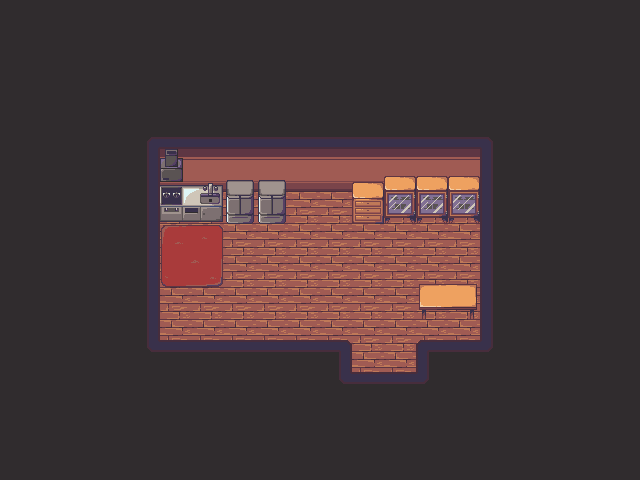

This is a level from a 2D game, rendered from its Tiled map with the project's own tilesets. A one-line summary and the complete map file follow:
An orthogonal 20x15 tile map with 32x32 px tiles, 3 tile layers (base, underActor, overActor) and 8 objects.

<map version="1.2" tiledversion="1.3.3" orientation="orthogonal" renderorder="right-down" width="20" height="15" tilewidth="32" tileheight="32" infinite="0" nextlayerid="5" nextobjectid="15">
 <tileset firstgid="1" source="maptiles.tsx" />
 <layer id="1" name="base" width="20" height="15">
  <data encoding="csv">
1,1,1,1,1,1,1,1,1,1,1,1,1,1,1,1,1,1,1,1,
1,1,1,1,1,1,1,1,1,1,1,1,1,1,1,1,1,1,1,1,
1,1,1,1,1,1,1,1,1,1,1,1,1,1,1,1,1,1,1,1,
1,1,1,1,1,1,1,1,1,1,1,1,1,1,1,1,1,1,1,1,
1,1,1,1,21,24,24,24,24,24,24,24,24,24,24,22,1,1,1,1,
1,1,1,1,15,34,34,34,34,34,34,34,34,34,34,13,1,1,1,1,
1,1,1,1,15,2,2,2,2,2,2,2,2,2,2,13,1,1,1,1,
1,1,1,1,15,2,2,2,2,2,2,2,2,2,2,13,1,1,1,1,
1,1,1,1,15,2,2,2,2,2,2,2,2,2,2,13,1,1,1,1,
1,1,1,1,15,2,2,2,2,2,2,2,2,2,2,13,1,1,1,1,
1,1,1,1,31,2,2,2,2,2,2,2,2,2,2,32,1,1,1,1,
1,1,1,1,1,1,1,1,1,1,31,2,2,32,1,1,1,1,1,1,
1,1,1,1,1,1,1,1,1,1,1,1,1,1,1,1,1,1,1,1,
1,1,1,1,1,1,1,1,1,1,1,1,1,1,1,1,1,1,1,1,
1,1,1,1,1,1,1,1,1,1,1,1,1,1,1,1,1,1,1,1
</data>
 </layer>
 <layer id="2" name="underActor" width="20" height="15">
  <data encoding="csv">
0,0,0,0,0,0,0,0,0,0,0,0,0,0,0,0,0,0,0,0,
0,0,0,0,0,0,0,0,0,0,0,0,0,0,0,0,0,0,0,0,
0,0,0,0,0,0,0,0,0,0,0,0,0,0,0,0,0,0,0,0,
0,0,0,0,0,0,0,0,0,0,0,0,0,0,0,0,0,0,0,0,
0,0,0,0,0,49,0,0,0,0,0,0,0,0,0,0,0,0,0,0,
0,0,0,0,0,59,60,83,83,0,0,41,58,58,58,0,0,0,0,0,
0,0,0,0,0,69,70,93,93,0,0,51,68,68,68,0,0,0,0,0,
0,0,0,0,0,64,65,0,0,0,0,0,0,0,0,0,0,0,0,0,
0,0,0,0,0,74,75,0,0,0,0,0,0,0,0,0,0,0,0,0,
0,0,0,0,0,0,0,0,0,0,0,0,0,52,53,0,0,0,0,0,
0,0,0,0,0,0,0,0,0,0,0,0,0,0,0,0,0,0,0,0,
0,0,0,0,0,0,0,0,0,0,0,0,0,0,0,0,0,0,0,0,
0,0,0,0,0,0,0,0,0,0,0,0,0,0,0,0,0,0,0,0,
0,0,0,0,0,0,0,0,0,0,0,0,0,0,0,0,0,0,0,0,
0,0,0,0,0,0,0,0,0,0,0,0,0,0,0,0,0,0,0,0
</data>
 </layer>
 <layer id="3" name="overActor" width="20" height="15">
  <data encoding="csv">
0,0,0,0,0,0,0,0,0,0,0,0,0,0,0,0,0,0,0,0,
0,0,0,0,0,0,0,0,0,0,0,0,0,0,0,0,0,0,0,0,
0,0,0,0,0,0,0,0,0,0,0,0,0,0,0,0,0,0,0,0,
0,0,0,0,0,0,0,0,0,0,0,0,0,0,0,0,0,0,0,0,
0,0,0,0,0,0,0,0,0,0,0,0,0,0,0,0,0,0,0,0,
0,0,0,0,0,0,0,0,0,0,0,0,0,0,0,0,0,0,0,0,
0,0,0,0,0,0,0,0,0,0,0,0,0,0,0,0,0,0,0,0,
0,0,0,0,0,0,0,0,0,0,0,0,0,0,0,0,0,0,0,0,
0,0,0,0,0,0,0,0,0,0,0,0,0,42,43,0,0,0,0,0,
0,0,0,0,0,0,0,0,0,0,0,0,0,0,0,0,0,0,0,0,
0,0,0,0,0,4,4,4,4,4,5,0,0,3,4,0,0,0,0,0,
0,0,0,0,0,0,0,0,0,0,0,4,4,0,0,0,0,0,0,0,
0,0,0,0,0,0,0,0,0,0,0,0,0,0,0,0,0,0,0,0,
0,0,0,0,0,0,0,0,0,0,0,0,0,0,0,0,0,0,0,0,
0,0,0,0,0,0,0,0,0,0,0,0,0,0,0,0,0,0,0,0
</data>
 </layer>
 <objectgroup id="4" name="actorPositions">
  <object id="7" x="352" y="376" width="64" height="8">
   <properties>
    <property name="actorId" type="int" value="7" />
    <property name="describe" value="" />
    <property name="name" value="transferHallway2FA" />
   </properties>
  </object>
  <object id="8" x="268" y="216" width="8" height="8">
   <properties>
    <property name="actorId" type="int" value="2" />
    <property name="describe" value="" />
    <property name="name" value="fridgeR" />
   </properties>
  </object>
  <object id="9" x="236" y="216" width="8" height="8">
   <properties>
    <property name="actorId" type="int" value="1" />
    <property name="describe" value="" />
    <property name="name" value="fridgeL" />
   </properties>
  </object>
  <object id="10" x="168" y="216" width="44" height="8">
   <properties>
    <property name="actorId" type="int" value="0" />
    <property name="describe" value="" />
    <property name="name" value="kitchen" />
   </properties>
  </object>
  <object id="11" x="364" y="216" width="8" height="8">
   <properties>
    <property name="actorId" type="int" value="3" />
    <property name="describe" value="" />
    <property name="name" value="shelf" />
   </properties>
  </object>
  <object id="12" x="396" y="216" width="8" height="8">
   <properties>
    <property name="actorId" type="int" value="4" />
    <property name="describe" value="" />
    <property name="name" value="displayShelfA" />
   </properties>
  </object>
  <object id="13" x="428" y="216" width="8" height="8">
   <properties>
    <property name="actorId" type="int" value="5" />
    <property name="describe" value="" />
    <property name="name" value="displayShelfA" />
   </properties>
  </object>
  <object id="14" x="460" y="216" width="8" height="8">
   <properties>
    <property name="actorId" type="int" value="6" />
    <property name="describe" value="" />
    <property name="name" value="displayShelfA" />
   </properties>
  </object>
 </objectgroup>
</map>